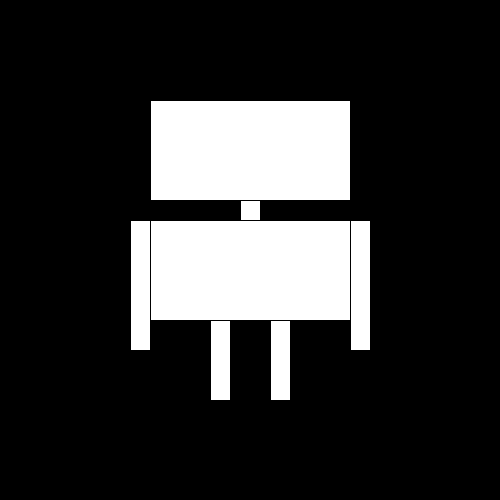
Frame 1 (no input)
Frame 60 (the mouse pressed at the canvas centre just before this capture): identical to frame 1, image omitted
Frame 120 (the mouse held since frame 60 and released just before this capture): identical to frame 1, image omitted

The Processing sketch that drew this single still picture (run headless with seeded random() and noise(); from frame 60 on, the mouse is pressed at the canvas centre):

// Processing sketch: Robot_04_Simple_Vars_Mouse
// ── Robot_04_Simple_Vars_Mouse.pde
/* 
*  Roboter 04
*  Einfache Variablen
*  HKB 16 Creative Coding, MF
*/ 


int dicke=200;
int mitteX;
int mitteY;
int armdicke=20;
int beindicke=20;


void setup(){
 size(500,500);
   mitteX=width/2;
   mitteY=height/2;  
}

void draw(){
  background(0);
fill(255);
rect(mitteX-dicke/2, 100, dicke, 100); // head

//Body
strokeWeight(1);
rect(mitteX-armdicke/2,200,armdicke,20);
rect(mitteX-dicke/2, 220, dicke, 100); 

//Arms
rect(mitteX-dicke/2-armdicke, 220, armdicke, 130); // Left Arm
rect(mitteX+dicke/2, 220, armdicke, 130); // Right Arm

//Legs
rect(mitteX-beindicke-beindicke, 320, beindicke, 80); // Left Leg
rect(mitteX+beindicke, 320, beindicke, 80); // Right Leg


}


void mouseMoved(){
  dicke=mouseX;
  armdicke=dicke/10;
    beindicke=dicke/10;

  
}
